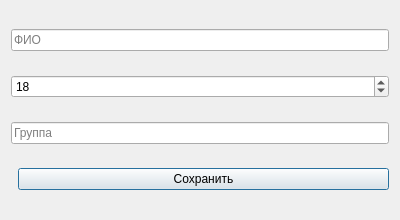
<?xml version="1.0" encoding="utf-8"?>
<ui version="4.0">
	<class>EditStudentDialog</class>
	<widget class="QDialog" name="EditStudentDialog">
		<property name="geometry">
			<rect>
				<x>0</x>
				<y>0</y>
				<width>400</width>
				<height>220</height>
			</rect>
		</property>
		<property name="windowTitle">
			<string>Редактировать студента</string>
		</property>
		<layout class="QVBoxLayout" name="verticalLayout">
			<!-- Поле ФИО -->
			<item>
				<widget class="QLineEdit" name="editName">
					<property name="placeholderText">
						<string>ФИО</string>
					</property>
				</widget>
			</item>
			<!-- Поле возраста -->
			<item>
				<widget class="QSpinBox" name="spinAge">
					<property name="minimum">
						<number>14</number>
					</property>
					<property name="maximum">
						<number>120</number>
					</property>
					<property name="value">
						<number>18</number>
					</property>
				</widget>
			</item>
			<!-- Поле группы -->
			<item>
				<widget class="QLineEdit" name="editGroup">
					<property name="placeholderText">
						<string>Группа</string>
					</property>
				</widget>
			</item>
			<!-- Кнопка сохранить -->
			<item>
				<layout class="QHBoxLayout" name="horizontalLayout">
					<item>
						<spacer name="horizontalSpacer">
							<property name="orientation">
								<enum>Qt::Horizontal</enum>
							</property>
						</spacer>
					</item>
					<item>
						<widget class="QPushButton" name="btnSave">
							<property name="text">
								<string>Сохранить</string>
							</property>
						</widget>
					</item>
				</layout>
			</item>
		</layout>
	</widget>
	<resources/>
	<connections/>
</ui>
